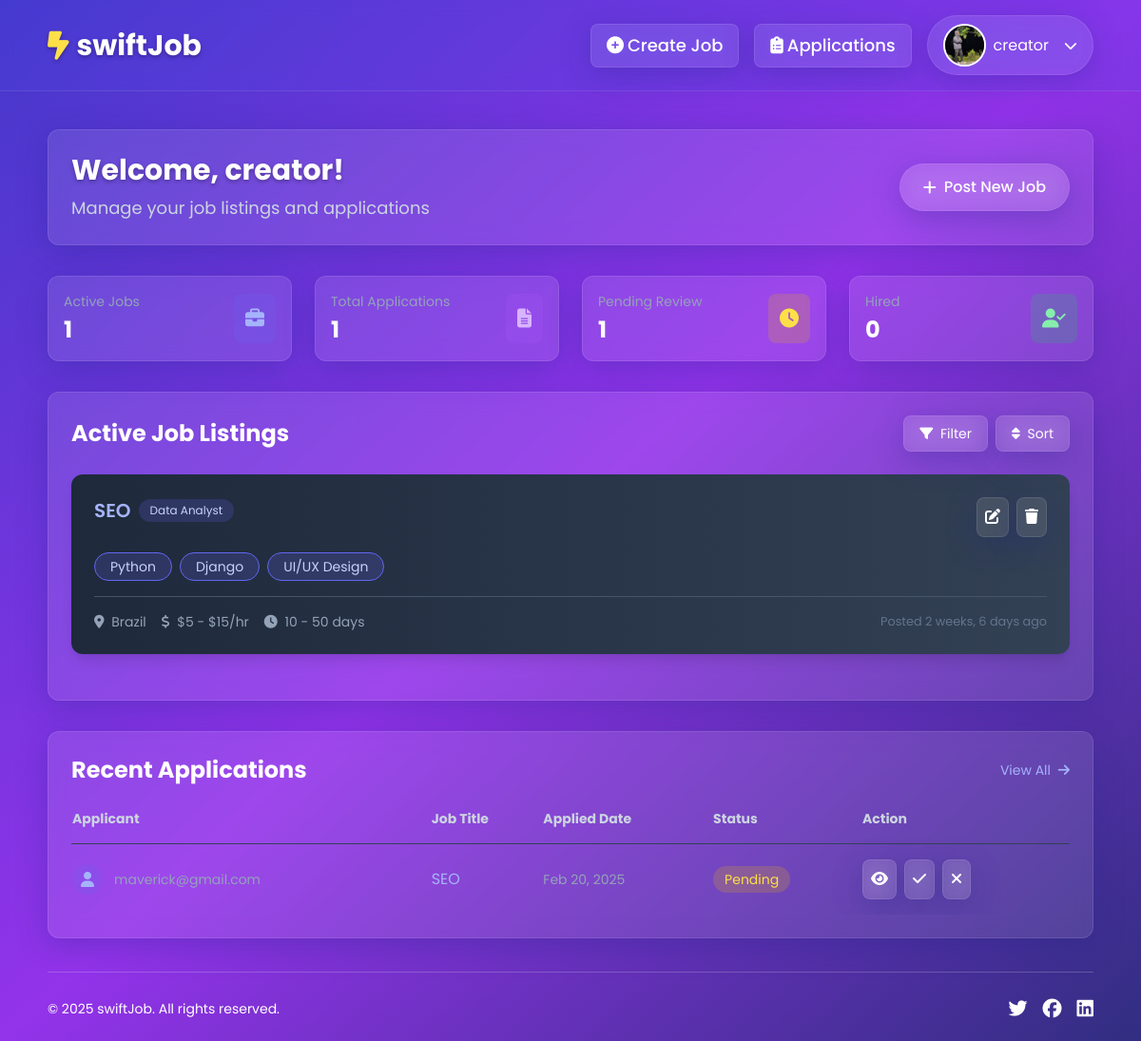
/job/creator-dashboard/ (signed in), run on an earlier commit of the app's database.
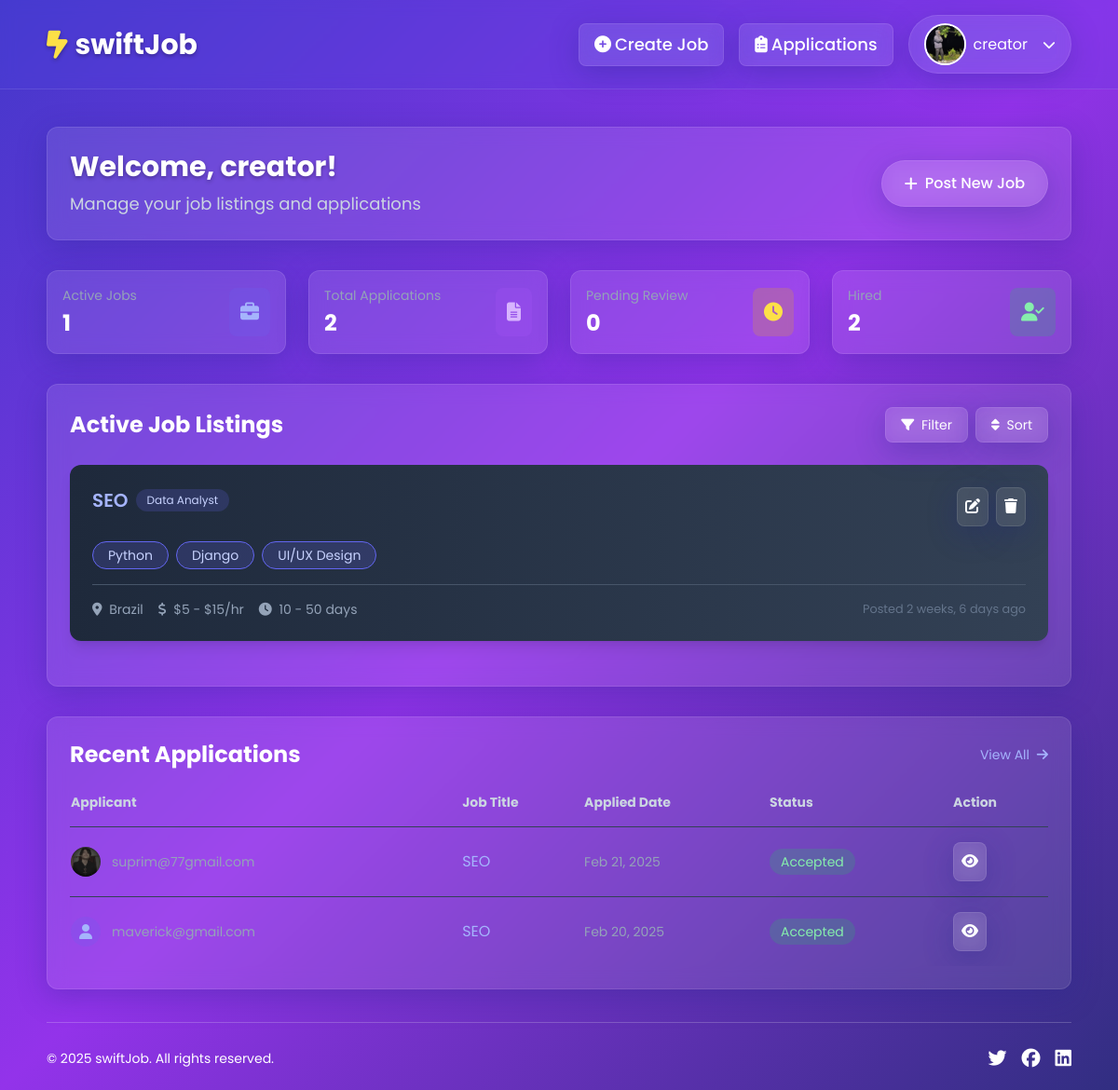
And on a later commit of the database.
### job/models.py (models this page shows, shortened)
class JobCreation(models.Model):
    job_creator = models.ForeignKey(User, on_delete=models.CASCADE)
    job_title = models.CharField(max_length=200)
    category = models.ForeignKey(Category, on_delete=models.CASCADE)
    job_description = models.TextField()
    min_price = models.IntegerField(validators=[MinValueValidator(0)],default=0)
    max_price = models.IntegerField(validators=[MinValueValidator(0)])
    min_time = models.IntegerField(validators=[MinValueValidator(0)])
    max_time = models.IntegerField(validators=[MinValueValidator(0)])
    location = models.CharField(max_length=50,null=True,blank=True)
    required_skills = models.ManyToManyField(Skill)
    experience = models.ForeignKey(Experience, on_delete=models.SET_NULL,null=True,blank=True)
    created_at = models.DateTimeField(auto_now_add=True)
    slug = models.SlugField(unique=True,null=True,blank=True)
    def __str__(self):
        return f'{self.job_creator.username} - {self.job_title}'

class Category(models.Model):
    name = models.CharField(max_length=50)
    slug = models.SlugField(unique=True, max_length=200, null=True, blank=True)
    def __str__(self):
        return self.name

class Skill(models.Model):
    name = models.CharField(max_length=200)
    slug = models.SlugField(unique=True,null=True,blank=True)
    def __str__(self):
        return self.name

### application/models.py (models this page shows, shortened)
class Apply(models.Model):
    STATUS_CHOICES = [
        ('in_progress', 'In Progress'),
        ('accepted', 'Accepted'),
        ('rejected', 'Rejected')
    ]
    job = models.ForeignKey(JobCreation, on_delete=models.CASCADE)
    applicant = models.ForeignKey(User,on_delete=models.CASCADE)
    cover_letter = models.TextField()
    resume = models.FileField(upload_to='resume/',null=True,blank=True)
    date_applied = models.DateTimeField(auto_now_add=True)
    status = models.CharField(max_length=20, choices=STATUS_CHOICES, default='in_progress')

### accounts/models.py (models this page shows, shortened)
class Profile(models.Model):
    JOB_SEEKER = 'job_seeker'
    JOB_CREATOR = 'job_creator'
    ROLE_CHOICES = [
        (JOB_SEEKER, 'Job Seeker'),
        (JOB_CREATOR, 'Job Creator'),
    ]
    user = models.OneToOneField(User, on_delete=models.CASCADE)
    profile_picture = models.ImageField(upload_to='profile_pics/', null=True, blank=True, default='images/default.webp')
    role = models.CharField(max_length=20, choices=ROLE_CHOICES, default=JOB_SEEKER)

### job/views.py (the view)
# urls.py: path('creator-dashboard/',views.job_creator_view,name='job-creator'),
def job_creator_view(request):
    jobs = JobCreation.objects.filter(job_creator=request.user).order_by('-created_at')
    recent_applications = Apply.objects.filter(job__in=jobs).order_by('-date_applied')[:3]
    acitve_jobs_count = JobCreation.objects.filter(job_creator=request.user).count()
    total_applications = Apply.objects.filter(job__in=jobs).count()
    pending_count = Apply.objects.filter(job__in=jobs, status='in_progress').count()
    hired_count = Apply.objects.filter(job__in=jobs, status='accepted').count()
    shortlisted_count = Apply.objects.filter(job__in=jobs, status="accepted").count()
    print(jobs)
    context = {
        'jobs':jobs,
        'recent_applications':recent_applications,
        'active_jobs_count':acitve_jobs_count,
        'total_applications':total_applications,
        'pending_count':pending_count,
        'hired_count':hired_count,
    }
    return render(request,'job/job_creator.html',context)

### job/templates/job/job_creator.html (shortened to what the changed rows need)
{% extends 'base.html' %}
{% load static %}
{% block content %}
<div class="text-white">
    <div class="glass-effect p-6 xs-p-4 rounded-xl mb-8">
        <div class="flex flex-col md:flex-row justify-between items-center gap-4">
            <div>
                <h1 class="text-3xl xs-text-2xl font-bold mb-2 text-shadow">Welcome, {{ user.first_name|default:user.username }}!</h1>
            </div>
        </div>
    </div>
    <div class="grid grid-cols-1 md:grid-cols-4 gap-6 xs-gap-4 mb-8">
        <div class="glass-effect p-4 rounded-xl">
            <div class="flex items-center justify-between">
                <div>
                    <p class="text-slate-400 text-sm">Total Applications</p>
                    <p class="text-2xl font-bold mt-1">{{ total_applications|default:"0" }}</p>
                </div>
            </div>
        </div>
        <div class="glass-effect p-4 rounded-xl">
            <div class="flex items-center justify-between">
                <div>
                    <p class="text-slate-400 text-sm">Pending Review</p>
                    <p class="text-2xl font-bold mt-1">{{ pending_count|default:"0" }}</p>
                </div>
            </div>
        </div>
        <div class="glass-effect p-4 rounded-xl">
            <div class="flex items-center justify-between">
                <div>
                    <p class="text-slate-400 text-sm">Hired</p>
                    <p class="text-2xl font-bold mt-1">{{ hired_count|default:"0" }}</p>
                </div>
            </div>
        </div>
    </div>
    <div class="glass-effect p-6 xs-p-4 rounded-xl mb-8">
        <div class="flex justify-between items-center mb-6">
            <h2 class="text-2xl xs-text-xl font-bold">Active Job Listings</h2>
        </div>
        {% if jobs %}
            {% for job in jobs %}
            <div class="job-container mb-6 rounded-xl bg-gradient-to-r from-slate-800 to-slate-700 shadow-lg hover:shadow-xl transition-all duration-300">
                <div class="p-6">
                    <div class="flex justify-between items-start mb-4">
                        <div class="flex gap-2 items-center">
                            <p id="job-title" class="text-xl text-indigo-300 font-semibold transition-all duration-300">{{job.job_title}}</p>
                            <span class="bg-indigo-500 bg-opacity-20 text-indigo-200 text-xs px-3 py-1 rounded-full">
                                {{ job.category }}
                            </span>
                        </div>
                        <div class="flex gap-2">
                            <a href="{% url "job:edit-job-form" job.id %}" class="glass-effect p-2 rounded-lg hover:bg-white hover:text-indigo-700 transition-all duration-300">
                                <i class="fa-solid fa-edit"></i>
                            </a>
                            <a href="{% url "job:delete-job-form" job.id %}" class="glass-effect p-2 rounded-lg hover:bg-red-500 transition-all duration-300">
                                <i class="fa-solid fa-trash"></i>
                            </a>
                        </div>
                    </div>
                    <div class="mb-4">
                        <div class="flex flex-wrap gap-2">
                            {% for skill in job.required_skills.all %}
                            <div class="bg-indigo-500 bg-opacity-20 text-indigo-200 text-sm px-4 py-1 rounded-full border border-indigo-500">
                                {{skill}}
                            </div>
                            {% endfor %}
                        </div>
                    </div>
                    <div class="flex flex-wrap justify-between items-center mt-4 pt-4 border-t border-slate-600">
                        <div class="flex gap-4 text-sm text-slate-400">
                            <span><i class="fa-solid fa-map-marker-alt mr-1"></i> {{job.location|default:"Remote"}}</span>
                            <span><i class="fa-solid fa-dollar-sign mr-1"></i> ${{job.min_price}} - ${{job.max_price}}/hr</span>
                            <span><i class="fa-solid fa-clock mr-1"></i> {{job.min_time}} - {{job.max_time}} days</span>
                        </div>
                        <small class="text-slate-500">Posted {{job.created_at|timesince}} ago</small>
                    </div>
                </div>
            </div>
            {% endfor %}
        {% endif %}
    </div>
    <div class="glass-effect p-6 xs-p-4 rounded-xl">
        <div class="flex justify-between items-center mb-6">
            <h2 class="text-2xl xs-text-xl font-bold">Recent Applications</h2>
        </div>
        {% if recent_applications %}
        <div class="overflow-x-auto">
            <table class="w-full text-left">
                <thead class="text-slate-300 text-sm">
                    <tr>
                        <th class="pb-4">Applicant</th>
                        <th class="pb-4">Job Title</th>
                        <th class="pb-4">Applied Date</th>
                        <th class="pb-4">Status</th>
                        <th class="pb-4">Action</th>
                    </tr>
                </thead>
                <tbody>
                    {% for application in recent_applications %}
                    <tr class="border-t border-slate-700">
                        <td class="py-4">
                            <div class="flex items-center gap-3">
                                {% if application.applicant.profile.profile_picture %}
                                <img src="{{ application.applicant.profile.profile_picture.url }}" alt="" class="w-8 h-8 rounded-full">
                                {% else %}
                                <div class="w-8 h-8 rounded-full bg-indigo-500 bg-opacity-20 flex items-center justify-center">
                                    <i class="fa-solid fa-user text-indigo-300"></i>
                                </div>
                                {% endif %}
                                <div>
                                    <p class="text-sm text-slate-400">{{ application.applicant.email }}</p>
                                </div>
                            </div>
                        </td>
                        <td class="py-4 text-indigo-300">{{ application.job.job_title }}</td>
                        <td class="py-4 text-sm text-slate-400">{{ application.date_applied|date:"M d, Y" }}</td>
                        <td class="py-4">
                            {% if application.status == 'in_progress' %}
                                <span class="bg-yellow-500 bg-opacity-20 text-yellow-300 text-sm px-3 py-1 rounded-full">Pending</span>
                            {% elif application.status == 'accepted' %}
                                <span class="bg-green-500 bg-opacity-20 text-green-300 text-sm px-3 py-1 rounded-full">Accepted</span>
                            {% elif application.status == 'rejected' %}
                                <span class="bg-red-500 bg-opacity-20 text-red-300 text-sm px-3 py-1 rounded-full">Rejected</span>
                            {% endif %}
                        </td>
                        <td class="py-4">
                            <div class="flex gap-2">
                                <a href="{% url "application:application-detail" application.id %}" class="glass-effect p-2 rounded-lg hover:bg-white hover:text-indigo-700 transition-all duration-300">
                                    <i class="fa-solid fa-eye"></i>
                                </a>
                                {% if application.status == 'accepted' or  application.status == 'rejected' %}
                                {% else %}
                                <button class="glass-effect p-2 rounded-lg hover:bg-green-500 transition-all duration-300">
                                    <i class="fa-solid fa-check"></i>
                                </button>
                                <button class="glass-effect p-2 rounded-lg hover:bg-red-500 transition-all duration-300">
                                    <i class="fa-solid fa-times"></i>
                                </button>
                                {% endif %}
                            </div>
                        </td>
                    </tr>
                    {% endfor %}
                </tbody>
            </table>
        </div>
        {% else %}
        <div class="text-center py-8">
            <i class="fa-solid fa-inbox text-4xl text-indigo-300 mb-3"></i>
            <p class="text-slate-300">No applications received yet</p>
        </div>
        {% endif %}
    </div>
</div>
{% endblock content %}

What changed in the data, as far as the page shows it:
added Apply: applicant.profile.profile_picture (picture), applicant.email "suprim@77gmail.com", job.job_title "SEO", date_applied "Feb 21, 2025", status "Accepted"
changed Apply "Feb 20, 2025": status "Pending" → "Accepted"
Also different on the page:
{{ total_applications|default:"0" }}: "1" → "2"
{{ pending_count|default:"0" }}: "1" → "0"
{{ hired_count|default:"0" }}: "0" → "2"
